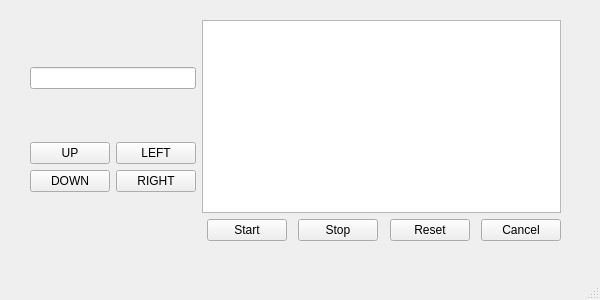
<?xml version="1.0" encoding="UTF-8"?>
<ui version="4.0">
 <class>window</class>
 <widget class="QMainWindow" name="window">
  <property name="geometry">
   <rect>
    <x>0</x>
    <y>0</y>
    <width>600</width>
    <height>300</height>
   </rect>
  </property>
  <property name="minimumSize">
   <size>
    <width>600</width>
    <height>300</height>
   </size>
  </property>
  <property name="maximumSize">
   <size>
    <width>600</width>
    <height>300</height>
   </size>
  </property>
  <property name="windowTitle">
   <string>window</string>
  </property>
  <widget class="QWidget" name="centralwidget">
   <widget class="QWidget" name="">
    <property name="geometry">
     <rect>
      <x>30</x>
      <y>20</y>
      <width>531</width>
      <height>221</height>
     </rect>
    </property>
    <layout class="QHBoxLayout" name="horizontalLayout_3">
     <item>
      <layout class="QVBoxLayout" name="verticalLayout_3">
       <item>
        <widget class="QLineEdit" name="value_line">
         <property name="cursor">
          <cursorShape>ForbiddenCursor</cursorShape>
         </property>
        </widget>
       </item>
       <item>
        <layout class="QHBoxLayout" name="horizontalLayout">
         <item>
          <layout class="QVBoxLayout" name="verticalLayout">
           <item>
            <widget class="QPushButton" name="up_button">
             <property name="text">
              <string>UP</string>
             </property>
            </widget>
           </item>
           <item>
            <widget class="QPushButton" name="down_button">
             <property name="text">
              <string>DOWN</string>
             </property>
            </widget>
           </item>
          </layout>
         </item>
         <item>
          <layout class="QVBoxLayout" name="verticalLayout_2">
           <item>
            <widget class="QPushButton" name="left_button">
             <property name="text">
              <string>LEFT</string>
             </property>
            </widget>
           </item>
           <item>
            <widget class="QPushButton" name="right_button">
             <property name="text">
              <string>RIGHT</string>
             </property>
            </widget>
           </item>
          </layout>
         </item>
        </layout>
       </item>
      </layout>
     </item>
     <item>
      <layout class="QVBoxLayout" name="verticalLayout_4">
       <item>
        <widget class="QTextEdit" name="textEdit">
         <property name="cursor" stdset="0">
          <cursorShape>ForbiddenCursor</cursorShape>
         </property>
        </widget>
       </item>
       <item>
        <layout class="QHBoxLayout" name="horizontalLayout_2">
         <item>
          <spacer name="horizontalSpacer">
           <property name="orientation">
            <enum>Qt::Horizontal</enum>
           </property>
           <property name="sizeHint" stdset="0">
            <size>
             <width>40</width>
             <height>20</height>
            </size>
           </property>
          </spacer>
         </item>
         <item>
          <widget class="QPushButton" name="start_button">
           <property name="text">
            <string>Start</string>
           </property>
          </widget>
         </item>
         <item>
          <spacer name="horizontalSpacer_2">
           <property name="orientation">
            <enum>Qt::Horizontal</enum>
           </property>
           <property name="sizeHint" stdset="0">
            <size>
             <width>40</width>
             <height>20</height>
            </size>
           </property>
          </spacer>
         </item>
         <item>
          <widget class="QPushButton" name="stop_button">
           <property name="text">
            <string>Stop</string>
           </property>
          </widget>
         </item>
         <item>
          <spacer name="horizontalSpacer_4">
           <property name="orientation">
            <enum>Qt::Horizontal</enum>
           </property>
           <property name="sizeHint" stdset="0">
            <size>
             <width>40</width>
             <height>20</height>
            </size>
           </property>
          </spacer>
         </item>
         <item>
          <widget class="QPushButton" name="reset_button">
           <property name="text">
            <string>Reset</string>
           </property>
          </widget>
         </item>
         <item>
          <spacer name="horizontalSpacer_3">
           <property name="orientation">
            <enum>Qt::Horizontal</enum>
           </property>
           <property name="sizeHint" stdset="0">
            <size>
             <width>40</width>
             <height>20</height>
            </size>
           </property>
          </spacer>
         </item>
         <item>
          <widget class="QPushButton" name="cancel_button">
           <property name="text">
            <string>Cancel</string>
           </property>
          </widget>
         </item>
        </layout>
       </item>
      </layout>
     </item>
    </layout>
   </widget>
  </widget>
  <widget class="QMenuBar" name="menubar">
   <property name="geometry">
    <rect>
     <x>0</x>
     <y>0</y>
     <width>600</width>
     <height>22</height>
    </rect>
   </property>
  </widget>
  <widget class="QStatusBar" name="statusbar"/>
  <action name="actioncancel">
   <property name="text">
    <string>cancel</string>
   </property>
  </action>
  <action name="actionok">
   <property name="text">
    <string>ok</string>
   </property>
  </action>
 </widget>
 <resources/>
 <connections>
  <connection>
   <sender>cancel_button</sender>
   <signal>clicked()</signal>
   <receiver>window</receiver>
   <slot>close()</slot>
   <hints>
    <hint type="sourcelabel">
     <x>523</x>
     <y>246</y>
    </hint>
    <hint type="destinationlabel">
     <x>549</x>
     <y>194</y>
    </hint>
   </hints>
  </connection>
 </connections>
</ui>
